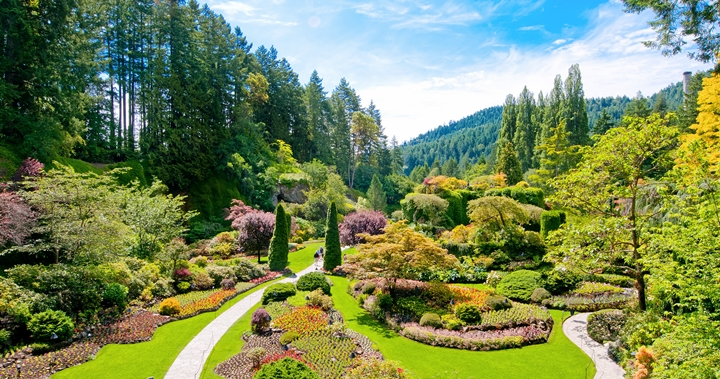
#> input picture images/07060103_.jpg, 720 x 379 px
$ python canny0728.py
#> lines starting #> are read from the running program, lines starting #| are printed output that depends on the picture; after the words box and inside, x2 and y2 are one past the last pixel; in counts of white or black regions, pixels touching at a corner belong together
import cv2
import numpy as np
from matplotlib import pyplot as plt

img = cv2.imread('./images/07060103_.jpg', 0)
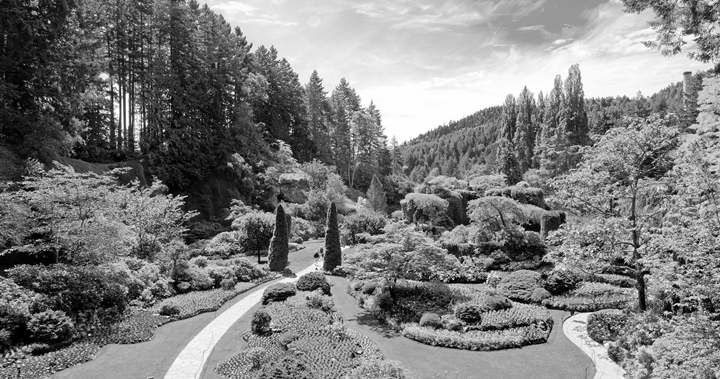
#> img: shape (379, 720); min 0, max 255, mean 125.7
edges = cv2.Canny(img, 50, 100)
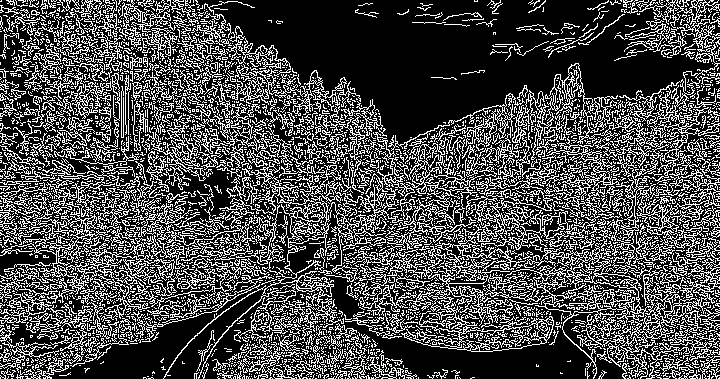
#> edges: shape (379, 720); 29.4% white in thin lines or dots
edges2 = cv2.Canny(img, 50, 150)
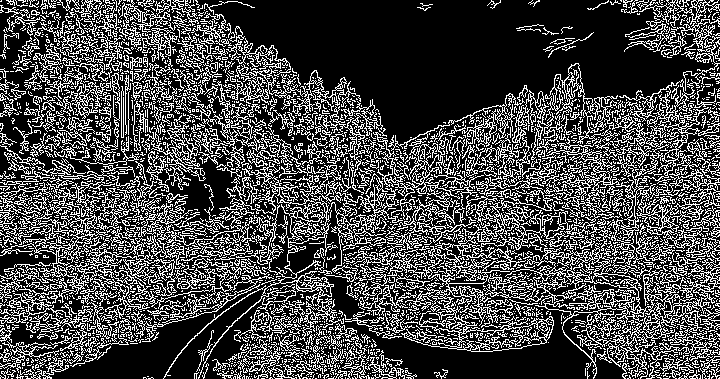
#> edges2: shape (379, 720); 28.4% white in thin lines or dots
edges3 = cv2.Canny(img, 50, 200)
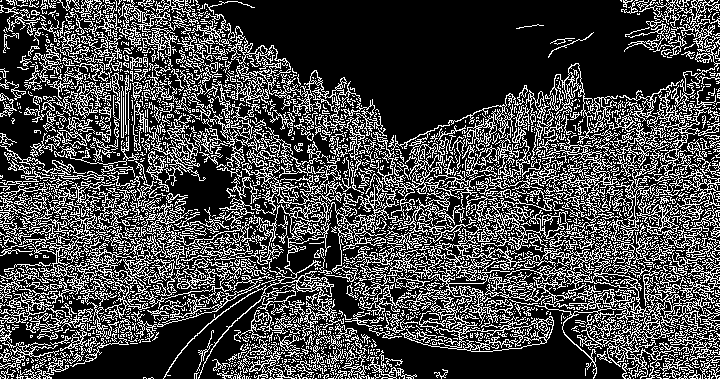
#> edges3: shape (379, 720); 27.5% white in thin lines or dots
edges4 = cv2.Canny(img, 100, 150)
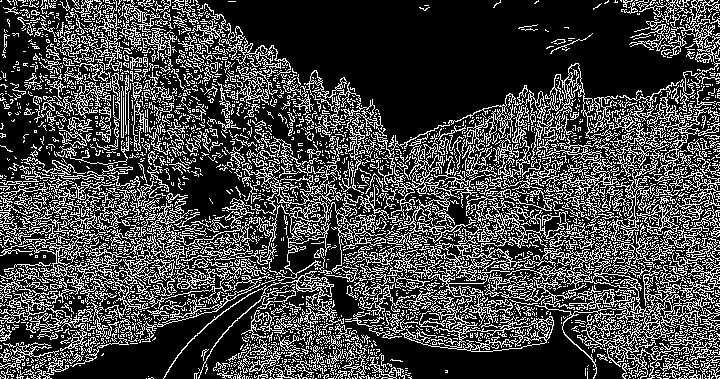
#> edges4: shape (379, 720); 26.6% white in thin lines or dots
edges5 = cv2.Canny(img, 200, 250)
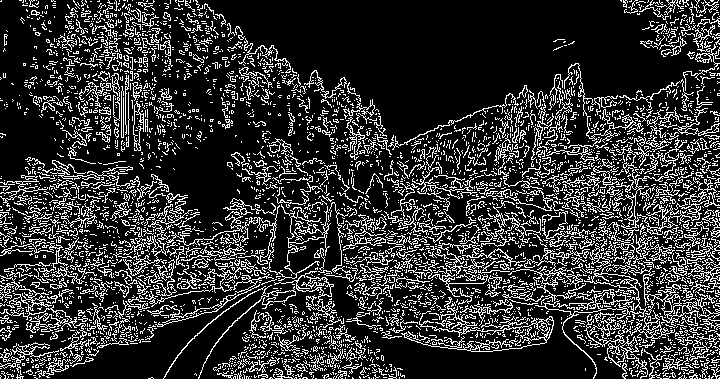
#> edges5: shape (379, 720); 19.7% white in thin lines or dots

plt.subplot(231), plt.imshow(img, cmap='gray'), plt.title('Original Image')
plt.subplot(232), plt.imshow(edges, cmap='gray'), plt.title('Edge Image 50-100')
plt.subplot(233), plt.imshow(edges2, cmap='gray'), plt.title('Edge Image 50-150')
plt.subplot(234), plt.imshow(edges3, cmap='gray'), plt.title('Edge Image 50-200')
plt.subplot(235), plt.imshow(edges4, cmap='gray'), plt.title('Edge Image 100-150')
plt.subplot(236), plt.imshow(edges5, cmap='gray'), plt.title('Edge Image 200-250')

plt.show()

$ run again, with images/0709006.jpg copied over images/07060103_.jpg
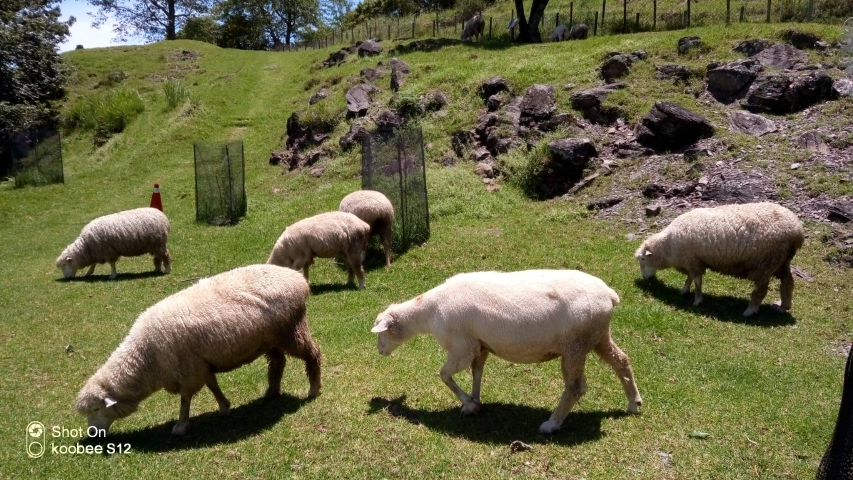
#> input picture images/0709006.jpg, 1706 x 960 px (shown at 1/2 size)
#> `edges = cv2.Canny(img, 50, 100)`:
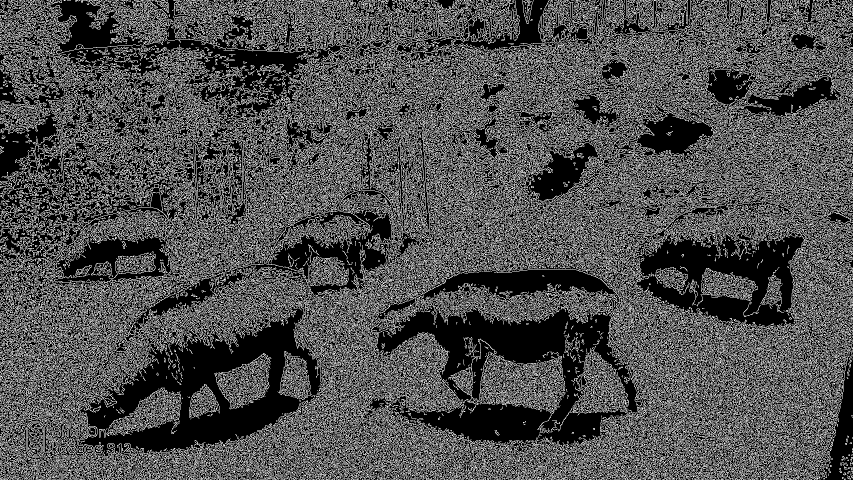
#> edges: shape (960, 1706) (shown at 1/2 size); 30.9% white in thin lines or dots
#> edges2: shape (960, 1706); 29.5% white in thin lines or dots
#> edges3: shape (960, 1706); 28% white in thin lines or dots
#> edges4: shape (960, 1706); 25.5% white in thin lines or dots
#> `edges5 = cv2.Canny(img, 200, 250)`:
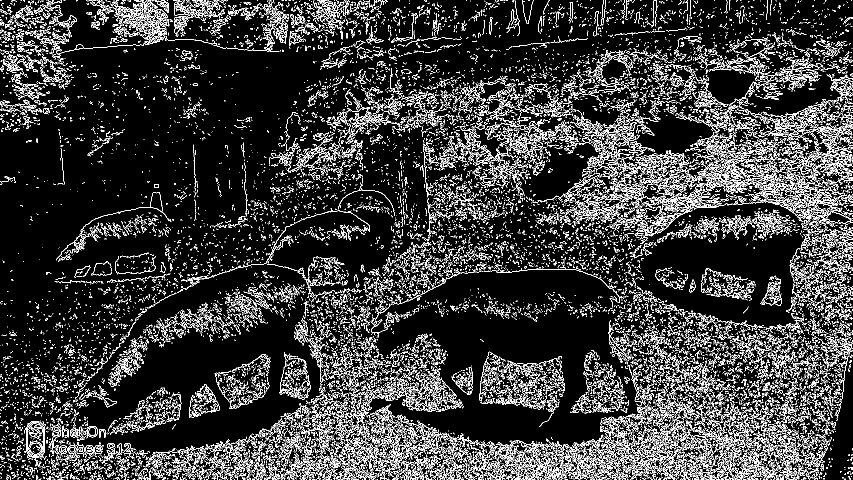
#> edges5: shape (960, 1706) (shown at 1/2 size); 13.7% white in thin lines or dots

$ run again, with images/0709006_1.jpg copied over images/07060103_.jpg
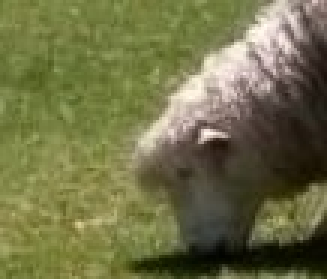
#> input picture images/0709006_1.jpg, 109 x 93 px (shown 3 times larger)
#> `edges = cv2.Canny(img, 50, 100)`:
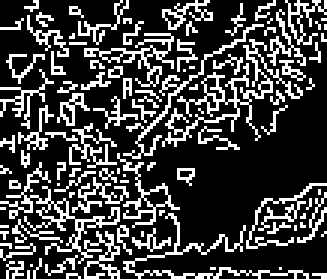
#> edges: shape (93, 109) (shown 3 times larger); 25.5% white in thin lines or dots
#> edges2: shape (93, 109); 21.7% white in thin lines or dots
#> edges3: shape (93, 109); 16.2% white in thin lines or dots
#> edges4: shape (93, 109); 13.7% white in thin lines or dots
#> `edges5 = cv2.Canny(img, 200, 250)`:
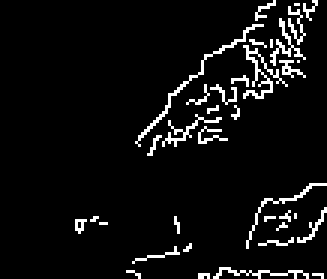
#> edges5: shape (93, 109) (shown 3 times larger); 6% white in thin lines or dots, all inside (x1, y1, x2, y2) = (25, 0, 109, 93)
